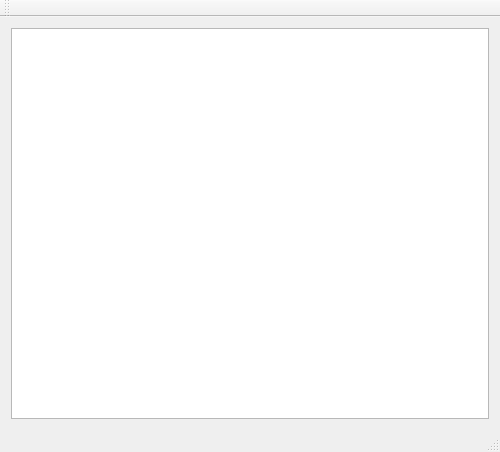
<?xml version="1.0" encoding="UTF-8"?>
<ui version="4.0">
 <class>MainWindow</class>
 <widget class="QMainWindow" name="MainWindow">
  <property name="geometry">
   <rect>
    <x>0</x>
    <y>0</y>
    <width>500</width>
    <height>452</height>
   </rect>
  </property>
  <property name="windowTitle">
   <string>Тест функций времени TimeLine</string>
  </property>
  <widget class="QWidget" name="centralWidget">
   <layout class="QVBoxLayout" name="verticalLayout">
    <item>
     <widget class="QListWidget" name="lwLog"/>
    </item>
   </layout>
  </widget>
  <widget class="QMenuBar" name="menuBar">
   <property name="geometry">
    <rect>
     <x>0</x>
     <y>0</y>
     <width>500</width>
     <height>21</height>
    </rect>
   </property>
  </widget>
  <widget class="QToolBar" name="mainToolBar">
   <attribute name="toolBarArea">
    <enum>TopToolBarArea</enum>
   </attribute>
   <attribute name="toolBarBreak">
    <bool>false</bool>
   </attribute>
  </widget>
  <widget class="QStatusBar" name="statusBar"/>
 </widget>
 <layoutdefault spacing="6" margin="11"/>
 <resources/>
 <connections/>
</ui>
